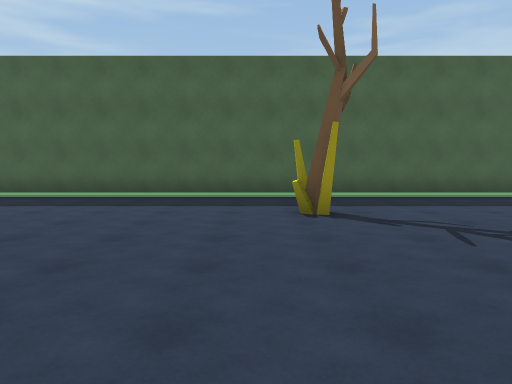
View 1 (above)

16 first-person views from a walk through a 3-D level made in the Unity game engine. The camera is 1.4 m above the floor, tilts 4° down and sees 70° across. The floor is counted in squares, 2 m on a side. Each view is taken from the middle of a square. On the plan, view 1 faces up. The plan holds only what a view shows up to about 11 squares ahead; the rest is blank. The place goes on beyond the plan. The player character is not drawn. Some animated figures are left out.

View 2
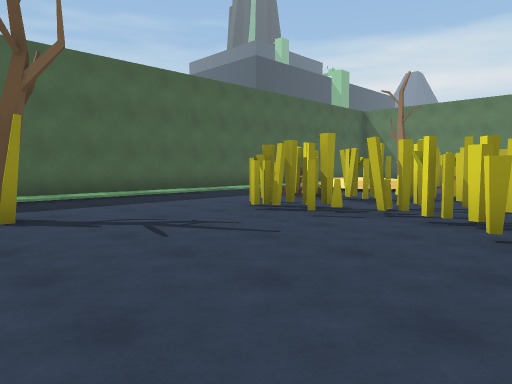

View 3
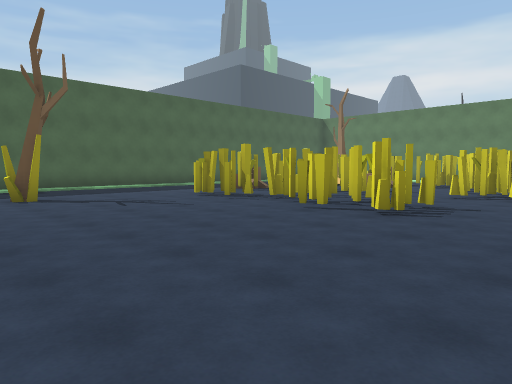

View 4
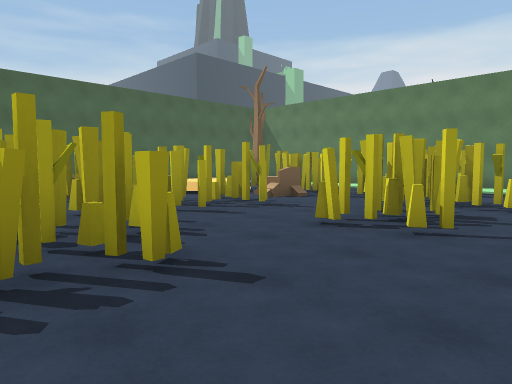

View 5
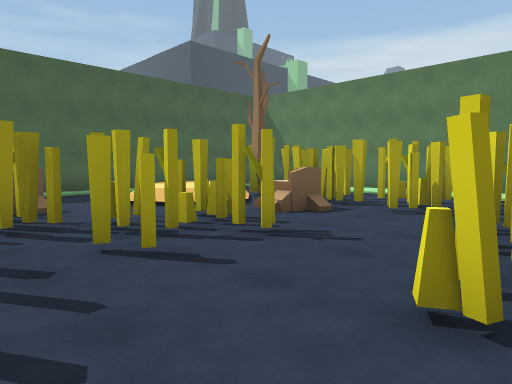

View 6
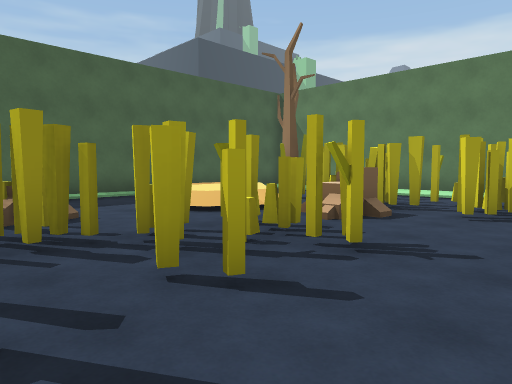

View 7
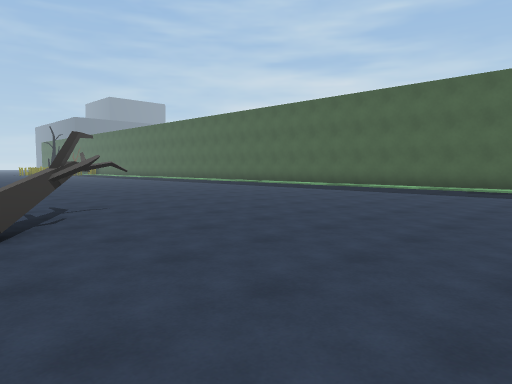

View 8
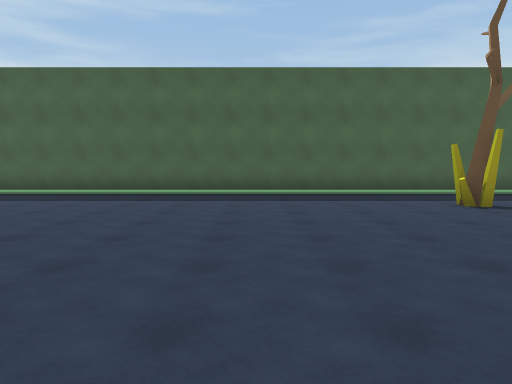

View 9
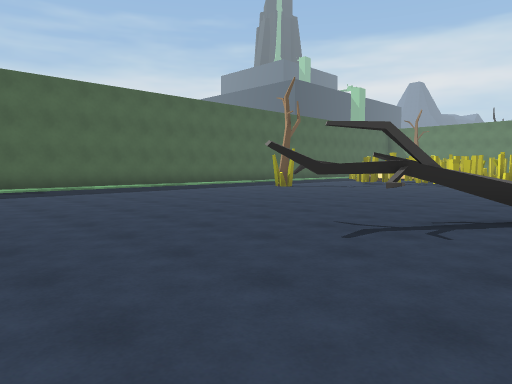

View 10
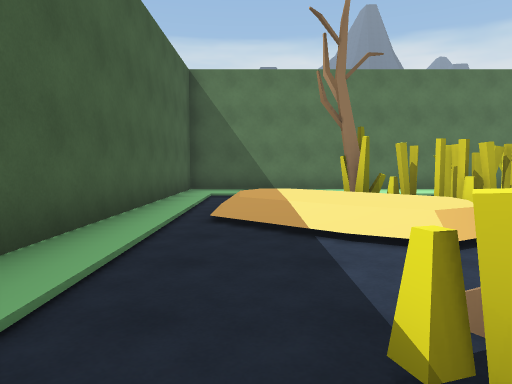

View 11
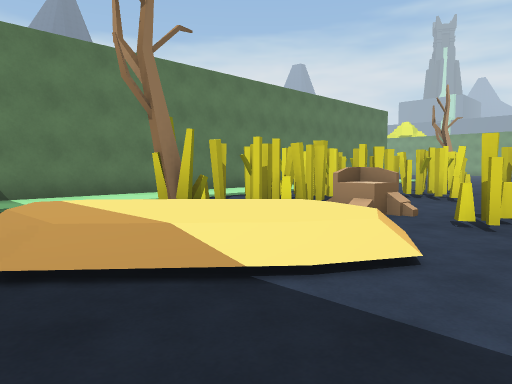

View 12
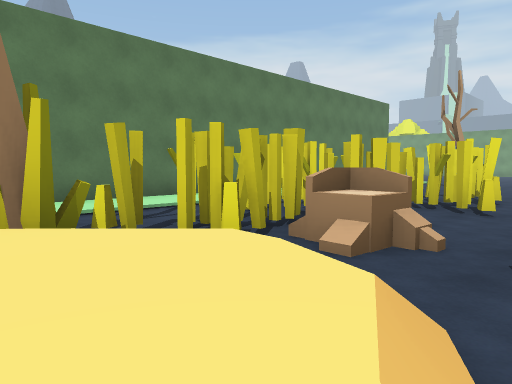

View 13
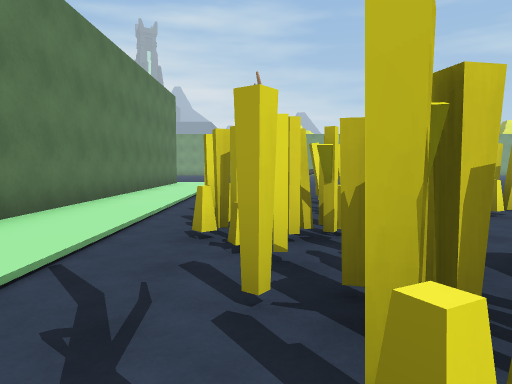

View 14
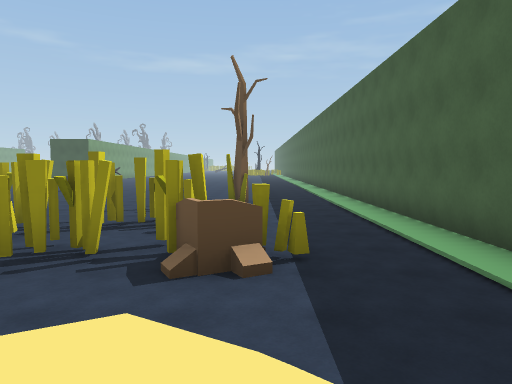

View 15
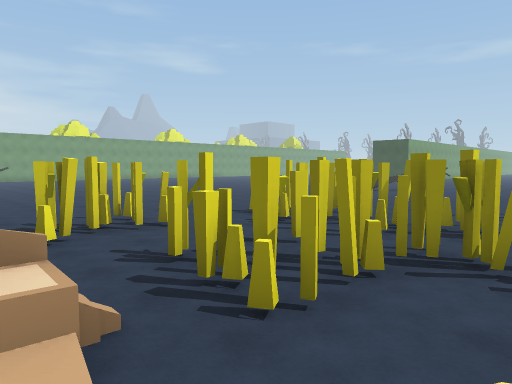

View 16
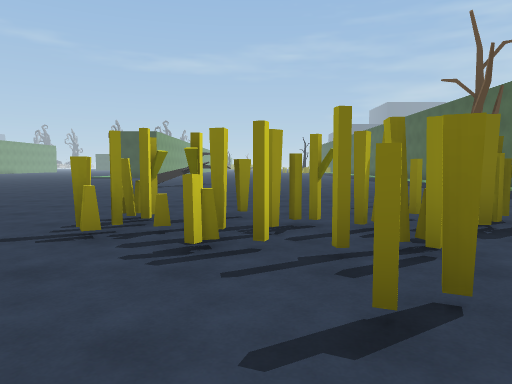

### Floor plan
Key: @ floor where view 1 was taken; # wall or solid block; x gap in a wall; . main floor; : floor 0.5 m higher than the main floor; / step, stairs or slope; ~ liquid the walk can cross; ^ raised ledge; T tree; S stump; H thing the floor can be seen under or through.
Columns run from 9 left of view 1 to 16 right of it. Each row starts with its distance up from view 1.
  9 ##########################
  8 ........................~#
  7 .................../:// ~#
  6  ...............S///:// ~#
  5  .........T...#x#//:/#. ~#
  4  ............HH.H..//##.~#
  3  ............HHHHHH/^##.~#
  2 ..............HHHHH..##.~#
  1 .............HHH....###.~#
  0 ....T....@...HH..##x###.~#
 -1 ...TT........HH..##.##..~#
 -2 .....TT.............## .~#
 -3 ....   ..............x .~#

Positions as (right, up) in squares from view 1, and headings:
1: (0, 0), facing up
2: (0, 0), facing up-right
3: (-1, -3), facing up-right
4: (4, -3), facing up-right
5: (6, -1), facing up-right
6: (6, 0), facing up-right
7: (1, -3), facing up-left
8: (-3, -1), facing up
9: (-9, -3), facing up-right
10: (6, 7), facing right
11: (8, 8), facing down-right
12: (9, 6), facing down-right
13: (13, 5), facing down
14: (11, 6), facing left
15: (11, 5), facing down-left
16: (9, 1), facing left
